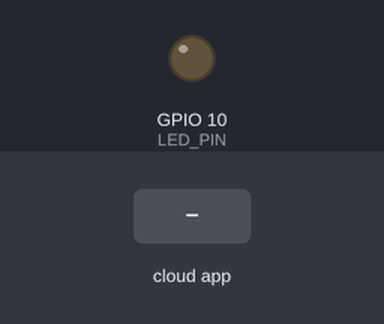
Simulated run of this sketch. Board: ESP8266 (NodeMCU). Parts: output pins drawn as LEDs (lit = HIGH). Dashed ring = blinking. The inputs (shaded band) are chosen by the test bench. WiFi joins after 1.5 s; servers stay silent unless stated; what the sketch prints to the serial monitor is not drawn.

Above: at 2.7 s.
2.8 s: the phone or cloud app sets The.Genius.Blink to 1
At 3.2 s:
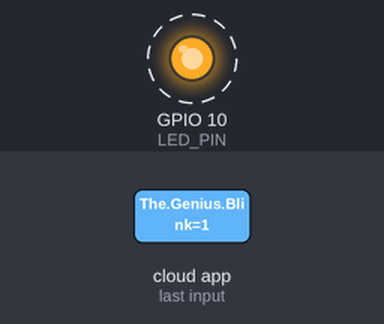
5.8 s: the phone or cloud app sets The.Genius to 0
At 6.8 s:
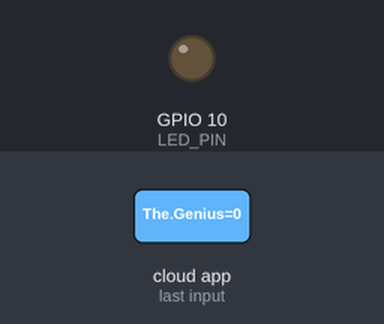
8.0 s: the phone or cloud app sets The.Genius to 1
At 8.8 s:
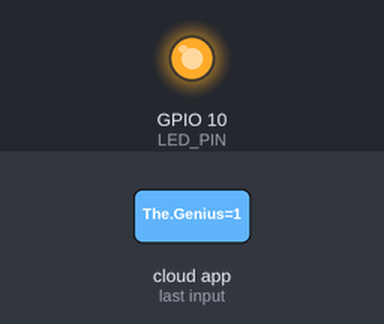
Timing chart, 0 to 11.0 s (numbered marks = the images above; inputs shaded):
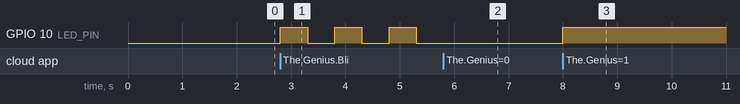

Measured:
- after the input at 2.8 s, GPIO 10 (LED_PIN): alternates HIGH for 0.50 s and LOW for 0.50 s, starting at once
- after the input at 5.8 s, GPIO 10 (LED_PIN): stops changing and stays LOW
- after the input at 8.0 s, GPIO 10 (LED_PIN): LOW → HIGH at once

The sketch:

Alexa_Led_2.ino
```cpp
#include <Arduino.h>
#ifdef ESP32
    #include <WiFi.h>
#else
    #include <ESP8266WiFi.h>
#endif
#include "fauxmoESP.h"

fauxmoESP fauxmo;

// -----------------------------------------------------------------------------
// ADD WIFI CREDENTIALS HERE
#define WIFI_SSID           "RedBrick IoT"
#define WIFI_PASS           "testbricks"

#define SERIAL_BAUDRATE     115200

#define LED_PIN             10

// Device names for Alexa
#define ID_MY_LED           "The Genius"    // Main device
#define ID_BLINK_LED        "The Genius Blink"  // Device for blinking control

// Variables to control LED behavior
bool ledState = false;
bool blinkMode = false;
unsigned char brightness = 255;
unsigned long lastBlinkTime = 0;
const int blinkInterval = 500;  // Blinking interval in milliseconds

// -----------------------------------------------------------------------------
// Wifi
// -----------------------------------------------------------------------------

void wifiSetup() {
    // Set WIFI module to STA mode
    WiFi.mode(WIFI_STA);

    // Connect
    Serial.printf("[WIFI] Connecting to %s ", WIFI_SSID);
    WiFi.begin(WIFI_SSID, WIFI_PASS);

    // Wait
    while (WiFi.status() != WL_CONNECTED) {
        Serial.print(".");
        delay(100);
    }
    Serial.println();

    // Connected!
    Serial.printf("[WIFI] STATION Mode, SSID: %s, IP address: %s\n", WiFi.SSID().c_str(), WiFi.localIP().toString().c_str());
}

// Function to handle PWM for dimming that works on both ESP8266 and ESP32
void setLedBrightness(int pin, int brightness) {
    #ifdef ESP32
        // Use standard analogWrite for ESP32
        analogWrite(pin, brightness);
    #else
        // Use standard analogWrite for ESP8266
        analogWrite(pin, brightness);
    #endif
}

// Function to update LED based on current state and brightness
void updateLED() {
    if (!ledState) {
        setLedBrightness(LED_PIN, 0);  // LED off
    } else if (blinkMode) {
        // Don't change LED here, let the loop handle blinking
    } else {
        // Regular dimming mode
        setLedBrightness(LED_PIN, brightness);
    }
}

void setup() {
    // Init serial port and clean garbage
    Serial.begin(SERIAL_BAUDRATE);
    Serial.println();
    Serial.println();

    // PINs setup
    pinMode(LED_PIN, OUTPUT);
    digitalWrite(LED_PIN, LOW);

    // Wifi
    wifiSetup();

    // By default, fauxmoESP creates it's own webserver on the defined port
    // The TCP port must be 80 for gen3 devices (default is 1901)
    // This has to be done before the call to enable()
    fauxmo.createServer(true); // not needed, this is the default value
    fauxmo.setPort(80); // This is required for gen3 devices

    // You have to call enable(true) once you have a WiFi connection
    // You can enable or disable the library at any moment
    // Disabling it will prevent the devices from being discovered and switched
    fauxmo.enable(true);

    // Add virtual devices
    fauxmo.addDevice(ID_MY_LED);      // Main device for on/off and dimming
    fauxmo.addDevice(ID_BLINK_LED);   // Device for blinking control

    fauxmo.onSetState([](unsigned char device_id, const char * device_name, bool state, unsigned char value) {
        // Callback when a command from Alexa is received.
        Serial.printf("[MAIN] Device #%d (%s) state: %s value: %d\n", device_id, device_name, state ? "ON" : "OFF", value);

        if (strcmp(device_name, ID_MY_LED) == 0) {
            ledState = state;

            // If value is provided (for dimming), use it
            if (value > 0) {
                brightness = value;
            }

            // If turning on the main device, turn off blink mode
            if (state) {
                blinkMode = false;
            }

            updateLED();
        }
        else if (strcmp(device_name, ID_BLINK_LED) == 0) {
            // Control blinking mode
            if (state) {
                blinkMode = true;
                ledState = true;  // Ensure LED is on for blinking
            } else {
                blinkMode = false;
                // When turning off blink, maintain the regular LED state
                updateLED();
            }
        }
    });
}

void loop() {
    // Handle fauxmoESP
    fauxmo.handle();

    // Handle LED blinking if in blink mode
    if (ledState && blinkMode) {
        unsigned long currentTime = millis();
        if (currentTime - lastBlinkTime >= blinkInterval) {
            lastBlinkTime = currentTime;

            // Toggle LED
            static bool blinkState = false;
            blinkState = !blinkState;

            if (blinkState) {
                setLedBrightness(LED_PIN, brightness);
            } else {
                setLedBrightness(LED_PIN, 0);
            }
        }
    }

    // Memory reporting
    static unsigned long last = millis();
    if (millis() - last > 5000) {
        last = millis();
        Serial.printf("[MAIN] Free heap: %d bytes\n", ESP.getFreeHeap());
    }
}
```
